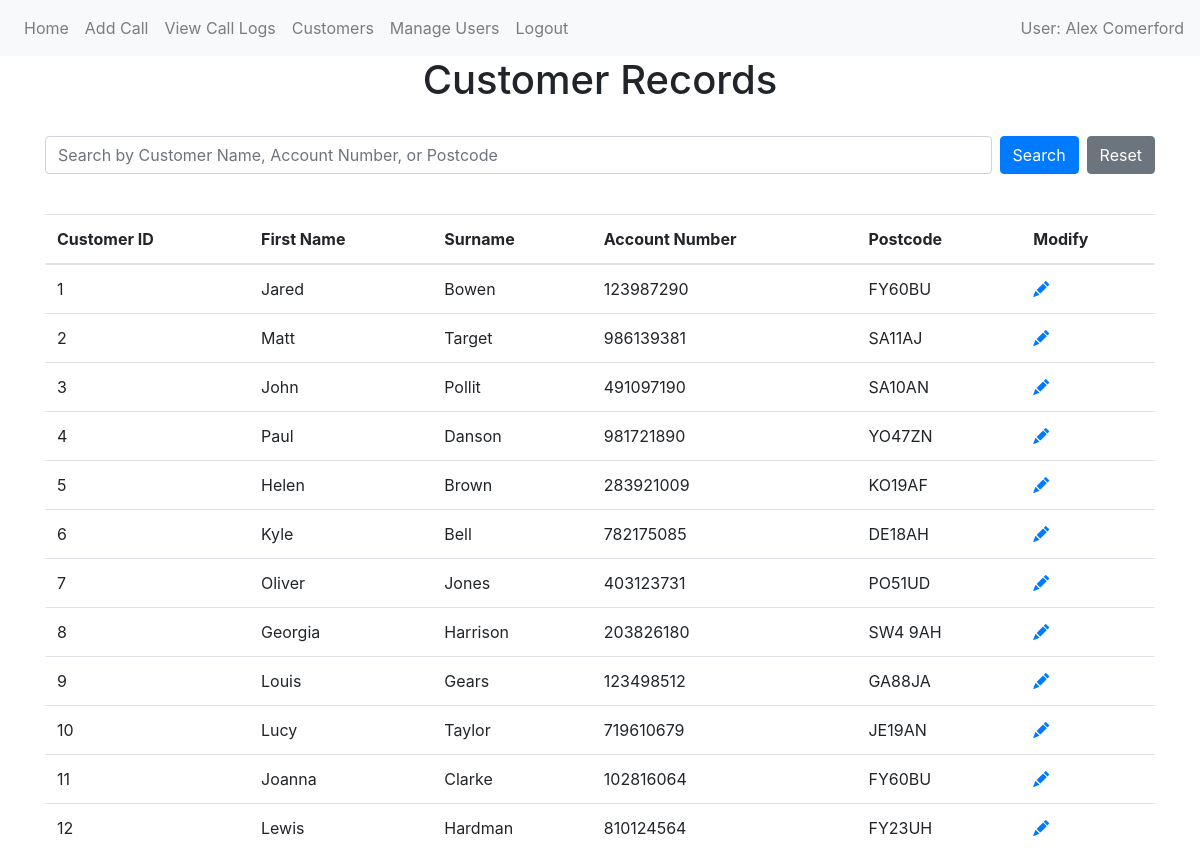
The app's page /customers (signed in) with its own data.
### website/models/user.py (models this page shows)
class User(db.Model, UserMixin):
    id = db.Column(db.Integer, primary_key=True)
    email = db.Column(db.String(150), unique=True)
    password = db.Column(db.String(20))
    first_name = db.Column(db.String(50))
    last_name = db.Column(db.String(50), nullable=False)
    is_admin = db.Column(db.Boolean, default=False)
    calls_handled = db.relationship('Call', back_populates='user')

### website/models/customer.py (models this page shows)
class Customer(db.Model):
    id = db.Column(db.Integer, primary_key=True)
    first_name = db.Column(db.String(100))
    last_name = db.Column(db.String(50))
    account_number = db.Column(db.Integer, unique=True)
    postcode = db.Column(db.String(8))
    calls = relationship('Call', back_populates='customer')

### website/views/customers/view.py (the view)
@views.route('/customers', methods=['GET'])
@login_required
def view_customers():
     search = request.args.get('customer_search')
     if search:
        customers = Customer.query.filter(
            (Customer.first_name.ilike(f'%{search}%')) |
            (Customer.last_name.ilike(f'%{search}%')) |
            (Customer.account_number.ilike(f'%{search}%')) |
            (Customer.postcode.ilike(f'%{search}%'))).all()
     else:
        customers = Customer.query.all()
     return render_template('customers/view.html', customers=customers, user=current_user)

### website/__init__.py (called while the page is built)
def create_app():
    app = Flask(__name__)
    app.config['SECRET_KEY'] = 'hjshjhdjah kjshkjdhjs'
    app.config['SQLALCHEMY_DATABASE_URI'] = f'sqlite:///{DB_NAME}'
    db.init_app(app)
    migrate.init_app(app, db)
    from website.models import User, Call, Customer  #Importing all models
    login_manager = LoginManager()
    login_manager.login_view = 'auth.login'
    login_manager.init_app(app)
    from .views import views
    from .views.auth import auth
    from .views.admin.manage_users import admin
    app.register_blueprint(views, url_prefix='/')
    app.register_blueprint(auth, url_prefix='/')
    app.register_blueprint(admin, url_prefix='/')
    from flask_login import current_user
    @app.context_processor
    def inject_user():
        return dict(user=current_user)
    @login_manager.user_loader
    def load_user(id):
        return User.query.get(int(id))
    return app

### website/templates/customers/view.html (shortened to what this page needs)
{% extends "shared/base.html" %}  {% block content %}
    <h1 align="center">Customer Records</h1>
    <form method="GET" action="{{ url_for('views.view_customers') }}" class="mb-3">
      <div class="d-flex">
      <input type="text" name="customer_search" class="form-control" placeholder="Search by Customer Name, Account Number, or Postcode" value="{{ request.args.get('customer_search', '') }}">
      <button type="submit" class="btn btn-primary ml-2">Search</button>
        <a href="{{ url_for('views.view_customers') }}" class="btn btn-secondary ml-2">Reset</a>
      </div>
    </form>
    <table class="table table-hover">
      <thead>
        <tr>
          <th>Customer ID</th>
          <th>First Name</th>
          <th>Surname</th>
          <th>Account Number</th>
          <th>Postcode</th>
          <th>Modify</th>
        </tr>
      </thead>
      <tbody>
        {% for customer in customers %}
        <tr>
          <td>{{ customer.id }}</td>
          <td>{{ customer.first_name | title }}</td>
          <td>{{ customer.last_name | title }}</td>
          <td>{{ customer.account_number }}</td>
          <td>{{ customer.postcode | upper }}</td>
          <td>
            <a href="{{ url_for('views.edit_customer', id=customer.id) }}">
              <i class="bi bi-pencil-fill"></i>
            </a>
          </td>
        </tr>
        {% endfor %}
      </tbody>
    </table>
    {% endblock %}

### website/templates/shared/base.html (shortened to what this page needs)
<!DOCTYPE html>
<html>
  <head>
    <link
      rel="stylesheet"
      href="https://stackpath.bootstrapcdn.com/bootstrap/4.4.1/css/bootstrap.min.css"
    />
    <link
      rel="stylesheet"
      href="https://cdn.jsdelivr.net/npm/bootstrap-icons@1.3.0/font/bootstrap-icons.css"
    />
  </head>
  <body>
    <nav class="navbar navbar-expand-lg navbar-light bg-light">
      <div class="collapse navbar-collapse" id="navbar">
        <div class="navbar-nav">
          {% if user.is_authenticated %}
          <a class="nav-item nav-link" id="home" href="/">Home</a>
          <a class="nav-item nav-link" id="Call" href="/add-call">Add Call</a>
          <a class="nav-item nav-link" id="view_call_log" href="/calls"
            >View Call Logs</a
          >
          <a class="nav-item nav-link" id="customers" href="/customers"
            >Customers</a
          >
          {% if user.is_admin %}
          <a class="nav-item nav-link" id="admin" href="/users">Manage Users</a>
          {% endif %}
          <a class="nav-item nav-link" id="logout" href="/logout">Logout</a>
          {% else %}
          <a class="nav-item nav-link" id="login" href="/login">Login</a>
          <a class="nav-item nav-link" id="register" href="/register"
            >Register</a
          >
          {% endif %}
        </div>
        {% if user.is_authenticated %}
        <span class="navbar-text ml-auto"
          >User: {{ user.first_name | title }} {{ user.last_name | title}}</span
        >
        {% endif %}
      </div>
    </nav>
    <div class="container">{% block content %} {% endblock %}</div>
  </body>
</html>

### records on screen
User: first_name "Alex", last_name "Comerford"
Customer: id "1", first_name "Jared", last_name "Bowen", account_number "123987290", postcode "FY60BU"
Customer: id "2", first_name "Matt", last_name "Target", account_number "986139381", postcode "SA11AJ"
Customer: id "3", first_name "John", last_name "Pollit", account_number "491097190", postcode "SA10AN"
Customer: id "4", first_name "Paul", last_name "Danson", account_number "981721890", postcode "YO47ZN"
Customer: id "5", first_name "Helen", last_name "Brown", account_number "283921009", postcode "KO19AF"
Customer: id "6", first_name "Kyle", last_name "Bell", account_number "782175085", postcode "DE18AH"
Customer: id "7", first_name "Oliver", last_name "Jones", account_number "403123731", postcode "PO51UD"
Customer: id "8", first_name "Georgia", last_name "Harrison", account_number "203826180", postcode "SW4 9AH"
Customer: id "9", first_name "Louis", last_name "Gears", account_number "123498512", postcode "GA88JA"
Customer: id "10", first_name "Lucy", last_name "Taylor", account_number "719610679", postcode "JE19AN"
Customer: id "11", first_name "Joanna", last_name "Clarke", account_number "102816064", postcode "FY60BU"
Customer: id "12", first_name "Lewis", last_name "Hardman", account_number "810124564", postcode "FY23UH"
